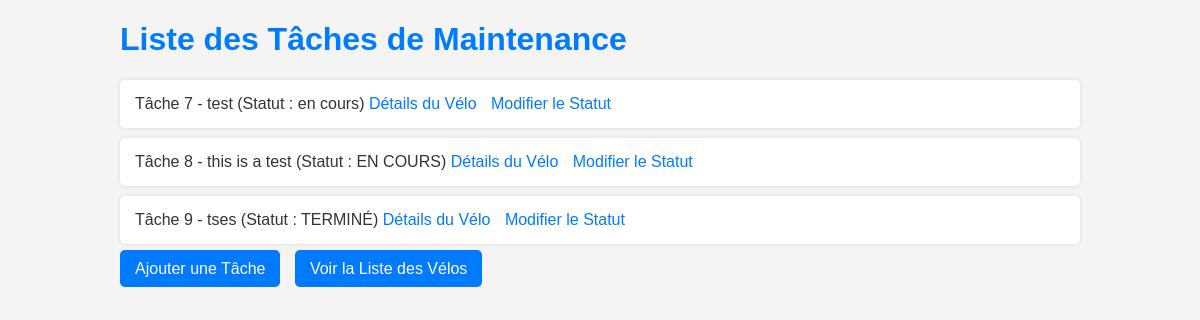
The page / on the database its author committed.
### tables this page shows
CREATE TABLE `taches_maintenance` (
  `id_tache` int(11) NOT NULL,
  `descriptions` varchar(100) NOT NULL,
  `statut` varchar(20) NOT NULL,
  `id_velo` int(11) NOT NULL
);

### functions.php (called while the page is built, shortened)
<?php
include_once 'db.php';
function getTasks() {
    global $conn;
    $sql = "SELECT * FROM taches_maintenance";
    $result = $conn->query($sql);
    if ($result->num_rows > 0) {
        return $result->fetch_all(MYSQLI_ASSOC);
    } else {
        return [];
    }
}
?>

### index.php (the view, shortened to what this page needs)
<?php
include_once 'functions.php';
$tasks = getTasks();
?>
<!DOCTYPE html>
<html lang="en">
<head>
    <link rel="stylesheet" href="./assets/css/style.css">
</head>
<body>
    <div class="container">
        <h1>Liste des Tâches de Maintenance</h1>
        <ul>
            <?php foreach ($tasks as $task): ?>
                <li>
                    Tâche <?php echo $task['id_tache']; ?> - <?php echo $task['descriptions']; ?>
                    (Statut : <?php echo $task['statut']; ?>)
                    <a href="details-velo.php?bike_id=<?php echo $task['id_velo']; ?>">Détails du Vélo</a>
                    <a href="updateStatus.php?task_id=<?php echo $task['id_tache']; ?>">Modifier le Statut</a>
                </li>
            <?php endforeach; ?>
        </ul>
        <a class="button" href="ajouter-tache.php">Ajouter une Tâche</a>
        <a class="button" href="liste-velos.php">Voir la Liste des Vélos</a>
    </div>
</body>
</html>

### assets/css/style.css (style rules this page uses)
body { font-family: Arial, sans-serif; background-color: #f4f4f4; color: #333; margin: 0; padding: 0; }
.container { width: 80%; margin: 0 auto; }
h1 { color: #007bff; }
ul { list-style-type: none; padding: 0; }
li { background-color: #fff; margin: 10px 0; padding: 15px; border-radius: 5px; box-shadow: 0 0 5px rgba(0, 0, 0, 0.1); }
a { color: #007bff; text-decoration: none; margin-right: 10px; }
a.button { background-color: #007bff; color: #fff; padding: 10px 15px; border-radius: 5px; text-decoration: none; }

### rows shown on the page
taches_maintenance: id_tache "7", descriptions "test", statut "en cours"
taches_maintenance: id_tache "8", descriptions "this is a test", statut "EN COURS"
taches_maintenance: id_tache "9", descriptions "tses", statut "TERMINÉ"
